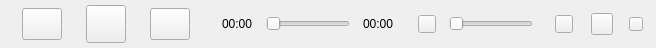
    <widget class="QWidget" name="footer" native="true">
     <property name="sizePolicy">
      <sizepolicy hsizetype="Preferred" vsizetype="Fixed">
       <horstretch>0</horstretch>
       <verstretch>0</verstretch>
      </sizepolicy>
     </property>
     <property name="minimumSize">
      <size>
       <width>0</width>
       <height>48</height>
      </size>
     </property>
     <property name="maximumSize">
      <size>
       <width>16777215</width>
       <height>48</height>
      </size>
     </property>
     <layout class="QHBoxLayout" name="horizontalLayout_2">
      <property name="spacing">
       <number>0</number>
      </property>
      <property name="leftMargin">
       <number>22</number>
      </property>
      <property name="topMargin">
       <number>0</number>
      </property>
      <property name="rightMargin">
       <number>6</number>
      </property>
      <property name="bottomMargin">
       <number>0</number>
      </property>
      <item>
       <widget class="QPushButton" name="btn_previous">
        <property name="sizePolicy">
         <sizepolicy hsizetype="Minimum" vsizetype="Fixed">
          <horstretch>0</horstretch>
          <verstretch>0</verstretch>
         </sizepolicy>
        </property>
        <property name="minimumSize">
         <size>
          <width>32</width>
          <height>32</height>
         </size>
        </property>
        <property name="text">
         <string/>
        </property>
       </widget>
      </item>
      <item>
       <spacer name="horizontalSpacer_2">
        <property name="orientation">
         <enum>Qt::Horizontal</enum>
        </property>
        <property name="sizeType">
         <enum>QSizePolicy::Fixed</enum>
        </property>
        <property name="sizeHint" stdset="0">
         <size>
          <width>24</width>
          <height>20</height>
         </size>
        </property>
       </spacer>
      </item>
      <item>
       <widget class="QPushButton" name="btn_start">
        <property name="sizePolicy">
         <sizepolicy hsizetype="Minimum" vsizetype="Fixed">
          <horstretch>0</horstretch>
          <verstretch>0</verstretch>
         </sizepolicy>
        </property>
        <property name="minimumSize">
         <size>
          <width>38</width>
          <height>38</height>
         </size>
        </property>
        <property name="text">
         <string/>
        </property>
       </widget>
      </item>
      <item>
       <spacer name="horizontalSpacer_3">
        <property name="orientation">
         <enum>Qt::Horizontal</enum>
        </property>
        <property name="sizeType">
         <enum>QSizePolicy::Fixed</enum>
        </property>
        <property name="sizeHint" stdset="0">
         <size>
          <width>24</width>
          <height>20</height>
         </size>
        </property>
       </spacer>
      </item>
      <item>
       <widget class="QPushButton" name="btn_next">
        <property name="sizePolicy">
         <sizepolicy hsizetype="Minimum" vsizetype="Fixed">
          <horstretch>0</horstretch>
          <verstretch>0</verstretch>
         </sizepolicy>
        </property>
        <property name="minimumSize">
         <size>
          <width>32</width>
          <height>32</height>
         </size>
        </property>
        <property name="text">
         <string/>
        </property>
       </widget>
      </item>
      <item>
       <spacer name="horizontalSpacer_4">
        <property name="orientation">
         <enum>Qt::Horizontal</enum>
        </property>
        <property name="sizeType">
         <enum>QSizePolicy::Fixed</enum>
        </property>
        <property name="sizeHint" stdset="0">
         <size>
          <width>32</width>
          <height>20</height>
         </size>
        </property>
       </spacer>
      </item>
      <item>
       <widget class="QLabel" name="label_pos">
        <property name="text">
         <string>00:00</string>
        </property>
       </widget>
      </item>
      <item>
       <spacer name="horizontalSpacer_5">
        <property name="orientation">
         <enum>Qt::Horizontal</enum>
        </property>
        <property name="sizeType">
         <enum>QSizePolicy::Fixed</enum>
        </property>
        <property name="sizeHint" stdset="0">
         <size>
          <width>13</width>
          <height>20</height>
         </size>
        </property>
       </spacer>
      </item>
      <item>
       <widget class="QSlider" name="slider_progress">
        <property name="orientation">
         <enum>Qt::Horizontal</enum>
        </property>
       </widget>
      </item>
      <item>
       <spacer name="horizontalSpacer_6">
        <property name="orientation">
         <enum>Qt::Horizontal</enum>
        </property>
        <property name="sizeType">
         <enum>QSizePolicy::Fixed</enum>
        </property>
        <property name="sizeHint" stdset="0">
         <size>
          <width>13</width>
          <height>20</height>
         </size>
        </property>
       </spacer>
      </item>
      <item>
       <widget class="QLabel" name="label_duration">
        <property name="text">
         <string>00:00</string>
        </property>
       </widget>
      </item>
      <item>
       <spacer name="horizontalSpacer_7">
        <property name="orientation">
         <enum>Qt::Horizontal</enum>
        </property>
        <property name="sizeType">
         <enum>QSizePolicy::Fixed</enum>
        </property>
        <property name="sizeHint" stdset="0">
         <size>
          <width>24</width>
          <height>20</height>
         </size>
        </property>
       </spacer>
      </item>
      <item>
       <widget class="QPushButton" name="btn_mute">
        <property name="sizePolicy">
         <sizepolicy hsizetype="Fixed" vsizetype="Fixed">
          <horstretch>0</horstretch>
          <verstretch>0</verstretch>
         </sizepolicy>
        </property>
        <property name="minimumSize">
         <size>
          <width>18</width>
          <height>18</height>
         </size>
        </property>
        <property name="maximumSize">
         <size>
          <width>18</width>
          <height>18</height>
         </size>
        </property>
        <property name="text">
         <string/>
        </property>
       </widget>
      </item>
      <item>
       <spacer name="horizontalSpacer_8">
        <property name="orientation">
         <enum>Qt::Horizontal</enum>
        </property>
        <property name="sizeType">
         <enum>QSizePolicy::Fixed</enum>
        </property>
        <property name="sizeHint" stdset="0">
         <size>
          <width>13</width>
          <height>13</height>
         </size>
        </property>
       </spacer>
      </item>
      <item>
       <widget class="QSlider" name="slider_volume">
        <property name="sizePolicy">
         <sizepolicy hsizetype="Fixed" vsizetype="Fixed">
          <horstretch>0</horstretch>
          <verstretch>0</verstretch>
         </sizepolicy>
        </property>
        <property name="maximum">
         <number>100</number>
        </property>
        <property name="orientation">
         <enum>Qt::Horizontal</enum>
        </property>
       </widget>
      </item>
      <item>
       <spacer name="horizontalSpacer_9">
        <property name="orientation">
         <enum>Qt::Horizontal</enum>
        </property>
        <property name="sizeType">
         <enum>QSizePolicy::Fixed</enum>
        </property>
        <property name="sizeHint" stdset="0">
         <size>
          <width>22</width>
          <height>20</height>
         </size>
        </property>
       </spacer>
      </item>
      <item>
       <widget class="QPushButton" name="btn_play_mode">
        <property name="sizePolicy">
         <sizepolicy hsizetype="Fixed" vsizetype="Fixed">
          <horstretch>0</horstretch>
          <verstretch>0</verstretch>
         </sizepolicy>
        </property>
        <property name="minimumSize">
         <size>
          <width>18</width>
          <height>18</height>
         </size>
        </property>
        <property name="maximumSize">
         <size>
          <width>18</width>
          <height>18</height>
         </size>
        </property>
        <property name="text">
         <string/>
        </property>
       </widget>
      </item>
      <item>
       <spacer name="horizontalSpacer_10">
        <property name="orientation">
         <enum>Qt::Horizontal</enum>
        </property>
        <property name="sizeType">
         <enum>QSizePolicy::Fixed</enum>
        </property>
        <property name="sizeHint" stdset="0">
         <size>
          <width>18</width>
          <height>20</height>
         </size>
        </property>
       </spacer>
      </item>
      <item>
       <widget class="QPushButton" name="btn_desktop_lyric">
        <property name="sizePolicy">
         <sizepolicy hsizetype="Fixed" vsizetype="Fixed">
          <horstretch>0</horstretch>
          <verstretch>0</verstretch>
         </sizepolicy>
        </property>
        <property name="minimumSize">
         <size>
          <width>22</width>
          <height>22</height>
         </size>
        </property>
        <property name="maximumSize">
         <size>
          <width>22</width>
          <height>22</height>
         </size>
        </property>
        <property name="text">
         <string/>
        </property>
       </widget>
      </item>
      <item>
       <spacer name="horizontalSpacer_11">
        <property name="orientation">
         <enum>Qt::Horizontal</enum>
        </property>
        <property name="sizeType">
         <enum>QSizePolicy::Fixed</enum>
        </property>
        <property name="sizeHint" stdset="0">
         <size>
          <width>16</width>
          <height>20</height>
         </size>
        </property>
       </spacer>
      </item>
      <item>
       <widget class="QPushButton" name="btn_play_list">
        <property name="sizePolicy">
         <sizepolicy hsizetype="Fixed" vsizetype="Fixed">
          <horstretch>0</horstretch>
          <verstretch>0</verstretch>
         </sizepolicy>
        </property>
        <property name="minimumSize">
         <size>
          <width>14</width>
          <height>14</height>
         </size>
        </property>
        <property name="maximumSize">
         <size>
          <width>14</width>
          <height>14</height>
         </size>
        </property>
        <property name="text">
         <string/>
        </property>
       </widget>
      </item>
      <item>
       <widget class="QLabel" name="label_play_count">
        <property name="sizePolicy">
         <sizepolicy hsizetype="Preferred" vsizetype="Maximum">
          <horstretch>0</horstretch>
          <verstretch>0</verstretch>
         </sizepolicy>
        </property>
        <property name="maximumSize">
         <size>
          <width>16777215</width>
          <height>14</height>
         </size>
        </property>
        <property name="text">
         <string/>
        </property>
       </widget>
      </item>
     </layout>
    </widget>
